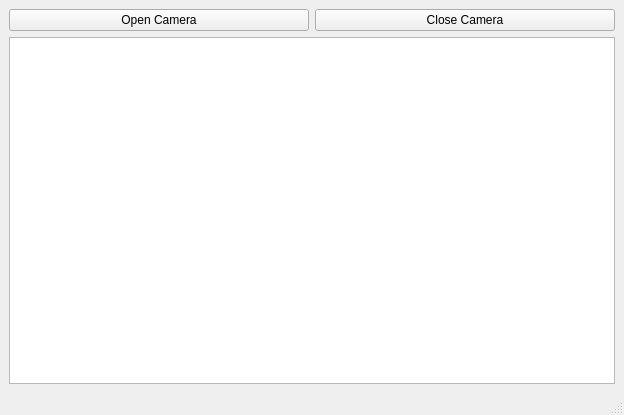
<?xml version="1.0" encoding="UTF-8"?>
<ui version="4.0">
 <class>MainWindow</class>
 <widget class="QMainWindow" name="MainWindow">
  <property name="geometry">
   <rect>
    <x>0</x>
    <y>0</y>
    <width>624</width>
    <height>415</height>
   </rect>
  </property>
  <property name="windowTitle">
   <string>MainWindow</string>
  </property>
  <widget class="QWidget" name="centralwidget">
   <layout class="QGridLayout" name="gridLayout">
    <item row="0" column="0">
     <widget class="QPushButton" name="btnOpenCamera">
      <property name="text">
       <string>Open Camera</string>
      </property>
     </widget>
    </item>
    <item row="0" column="1">
     <widget class="QPushButton" name="btnCloseCamera">
      <property name="text">
       <string>Close Camera</string>
      </property>
     </widget>
    </item>
    <item row="1" column="0" colspan="2">
     <widget class="QGraphicsView" name="graphicsView">
      <property name="verticalScrollBarPolicy">
       <enum>Qt::ScrollBarAlwaysOff</enum>
      </property>
      <property name="horizontalScrollBarPolicy">
       <enum>Qt::ScrollBarAlwaysOff</enum>
      </property>
      <property name="sizeAdjustPolicy">
       <enum>QAbstractScrollArea::AdjustToContents</enum>
      </property>
     </widget>
    </item>
   </layout>
  </widget>
  <widget class="QMenuBar" name="menubar">
   <property name="geometry">
    <rect>
     <x>0</x>
     <y>0</y>
     <width>624</width>
     <height>22</height>
    </rect>
   </property>
  </widget>
  <widget class="QStatusBar" name="statusbar"/>
 </widget>
 <resources/>
 <connections/>
</ui>
